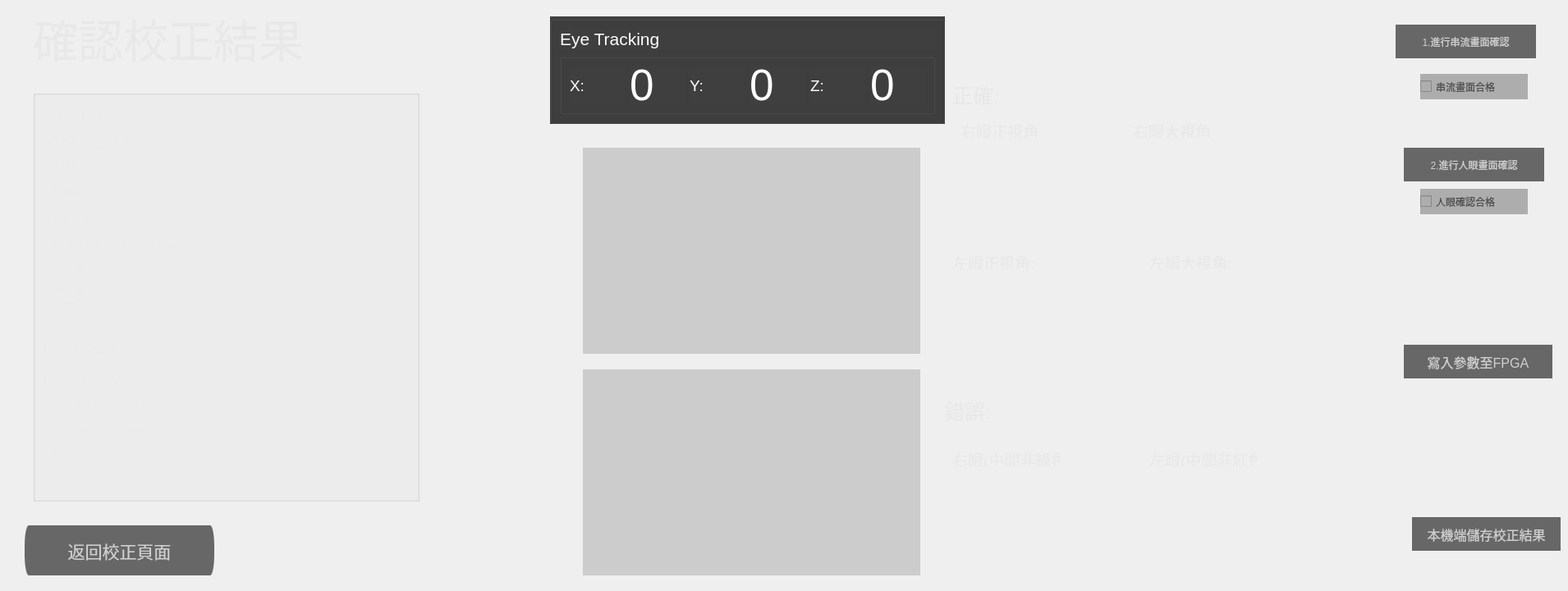
       <widget class="QWidget" name="page">
        <widget class="QLabel" name="label_82">
         <property name="geometry">
          <rect>
           <x>40</x>
           <y>0</y>
           <width>531</width>
           <height>91</height>
          </rect>
         </property>
         <property name="font">
          <font>
           <pointsize>41</pointsize>
          </font>
         </property>
         <property name="styleSheet">
          <string notr="true">color: rgb(232, 232, 232);</string>
         </property>
         <property name="text">
          <string>確認校正結果</string>
         </property>
        </widget>
        <widget class="QGroupBox" name="verticalGroupBox">
         <property name="geometry">
          <rect>
           <x>40</x>
           <y>110</y>
           <width>471</width>
           <height>501</height>
          </rect>
         </property>
         <layout class="QVBoxLayout" name="verticalLayout_18">
          <item>
           <widget class="QLabel" name="final_panel_id">
            <property name="font">
             <font>
              <pointsize>15</pointsize>
             </font>
            </property>
            <property name="styleSheet">
             <string notr="true">color: rgb(235, 235, 235);</string>
            </property>
            <property name="text">
             <string>Panel_ID:</string>
            </property>
           </widget>
          </item>
          <item>
           <widget class="QLabel" name="final_module_name">
            <property name="font">
             <font>
              <pointsize>15</pointsize>
             </font>
            </property>
            <property name="styleSheet">
             <string notr="true">color: rgb(235, 235, 235);</string>
            </property>
            <property name="text">
             <string>Module_Name:</string>
            </property>
           </widget>
          </item>
          <item>
           <widget class="QLabel" name="final_hcp">
            <property name="font">
             <font>
              <pointsize>15</pointsize>
             </font>
            </property>
            <property name="styleSheet">
             <string notr="true">color: rgb(235, 235, 235);</string>
            </property>
            <property name="text">
             <string>HCP:</string>
            </property>
           </widget>
          </item>
          <item>
           <widget class="QLabel" name="final_slant">
            <property name="font">
             <font>
              <pointsize>15</pointsize>
             </font>
            </property>
            <property name="styleSheet">
             <string notr="true">color: rgb(235, 235, 235);</string>
            </property>
            <property name="text">
             <string>Slant:</string>
            </property>
           </widget>
          </item>
          <item>
           <widget class="QLabel" name="final_xoff">
            <property name="font">
             <font>
              <pointsize>15</pointsize>
             </font>
            </property>
            <property name="styleSheet">
             <string notr="true">color: rgb(235, 235, 235);</string>
            </property>
            <property name="text">
             <string>Xoff Lens:</string>
            </property>
           </widget>
          </item>
          <item>
           <widget class="QLabel" name="final_ws">
            <property name="font">
             <font>
              <pointsize>15</pointsize>
             </font>
            </property>
            <property name="styleSheet">
             <string notr="true">color: rgb(235, 235, 235);</string>
            </property>
            <property name="text">
             <string>Window Size(OVD):</string>
            </property>
           </widget>
          </item>
          <item>
           <widget class="QLabel" name="final_a">
            <property name="font">
             <font>
              <pointsize>15</pointsize>
             </font>
            </property>
            <property name="styleSheet">
             <string notr="true">color: rgb(235, 235, 235);</string>
            </property>
            <property name="text">
             <string>VD_A:</string>
            </property>
           </widget>
          </item>
          <item>
           <widget class="QLabel" name="final_b">
            <property name="font">
             <font>
              <pointsize>15</pointsize>
             </font>
            </property>
            <property name="styleSheet">
             <string notr="true">color: rgb(235, 235, 235);</string>
            </property>
            <property name="text">
             <string>VD_B:</string>
            </property>
           </widget>
          </item>
          <item>
           <widget class="QLabel" name="final_c">
            <property name="font">
             <font>
              <pointsize>15</pointsize>
             </font>
            </property>
            <property name="styleSheet">
             <string notr="true">color: rgb(235, 235, 235);</string>
            </property>
            <property name="text">
             <string>VD_C:</string>
            </property>
           </widget>
          </item>
          <item>
           <widget class="QLabel" name="final_e1">
            <property name="font">
             <font>
              <pointsize>15</pointsize>
             </font>
            </property>
            <property name="styleSheet">
             <string notr="true">color: rgb(235, 235, 235);</string>
            </property>
            <property name="text">
             <string>IT E1(&gt;20。):</string>
            </property>
           </widget>
          </item>
          <item>
           <widget class="QLabel" name="final_e2">
            <property name="font">
             <font>
              <pointsize>15</pointsize>
             </font>
            </property>
            <property name="styleSheet">
             <string notr="true">color: rgb(235, 235, 235);</string>
            </property>
            <property name="text">
             <string>IT E2(&lt;-20。):</string>
            </property>
           </widget>
          </item>
          <item>
           <widget class="QLabel" name="cam_off_x">
            <property name="font">
             <font>
              <pointsize>15</pointsize>
             </font>
            </property>
            <property name="styleSheet">
             <string notr="true">color: rgb(235, 235, 235);</string>
            </property>
            <property name="text">
             <string>Camera Offset X:</string>
            </property>
           </widget>
          </item>
          <item>
           <widget class="QLabel" name="cam_off_y">
            <property name="font">
             <font>
              <pointsize>15</pointsize>
             </font>
            </property>
            <property name="styleSheet">
             <string notr="true">color: rgb(235, 235, 235);</string>
            </property>
            <property name="text">
             <string>Camera Offset Y:</string>
            </property>
           </widget>
          </item>
          <item>
           <widget class="QLabel" name="final_view_zone">
            <property name="font">
             <font>
              <pointsize>15</pointsize>
             </font>
            </property>
            <property name="styleSheet">
             <string notr="true">color: rgb(235, 235, 235);</string>
            </property>
            <property name="text">
             <string>View Zone:</string>
            </property>
           </widget>
          </item>
          <item>
           <widget class="QLabel" name="output_date">
            <property name="font">
             <font>
              <pointsize>15</pointsize>
             </font>
            </property>
            <property name="styleSheet">
             <string notr="true">color: rgb(235, 235, 235);</string>
            </property>
            <property name="text">
             <string>Date:</string>
            </property>
           </widget>
          </item>
         </layout>
        </widget>
        <widget class="QPushButton" name="save_result">
         <property name="enabled">
          <bool>false</bool>
         </property>
         <property name="geometry">
          <rect>
           <x>1720</x>
           <y>630</y>
           <width>181</width>
           <height>41</height>
          </rect>
         </property>
         <property name="font">
          <font>
           <pointsize>12</pointsize>
          </font>
         </property>
         <property name="styleSheet">
          <string notr="true">
QPushButton{border-radius: 5px solid gray;
background-color: rgb(103, 103, 103);
color: rgb(207, 207, 207);}

QPushButton:hover {border-radius: 5px solid gray;
background-color: rgb(130, 130, 130);
color: rgb(207, 207, 207);}

QPushButton:pressed {border-radius: 5px solid gray;
background-color: rgb(71, 71, 71);
color: rgb(207, 207, 207);}</string>
         </property>
         <property name="text">
          <string>本機端儲存校正結果</string>
         </property>
        </widget>
        <widget class="QPushButton" name="to_emmc">
         <property name="enabled">
          <bool>false</bool>
         </property>
         <property name="geometry">
          <rect>
           <x>1710</x>
           <y>420</y>
           <width>181</width>
           <height>41</height>
          </rect>
         </property>
         <property name="font">
          <font>
           <pointsize>12</pointsize>
          </font>
         </property>
         <property name="styleSheet">
          <string notr="true">
QPushButton{border-radius: 5px solid gray;
background-color: rgb(103, 103, 103);
color: rgb(207, 207, 207);}

QPushButton:hover {border-radius: 5px solid gray;
background-color: rgb(130, 130, 130);
color: rgb(207, 207, 207);}

QPushButton:pressed {border-radius: 5px solid gray;
background-color: rgb(71, 71, 71);
color: rgb(207, 207, 207);}</string>
         </property>
         <property name="text">
          <string>寫入參數至FPGA</string>
         </property>
        </widget>
        <widget class="QLabel" name="ouput_par">
         <property name="geometry">
          <rect>
           <x>1740</x>
           <y>520</y>
           <width>131</width>
           <height>101</height>
          </rect>
         </property>
         <property name="text">
          <string/>
         </property>
        </widget>
        <widget class="QLabel" name="load_to_emmc">
         <property name="geometry">
          <rect>
           <x>1720</x>
           <y>320</y>
           <width>161</width>
           <height>91</height>
          </rect>
         </property>
         <property name="text">
          <string/>
         </property>
        </widget>
        <widget class="QLabel" name="fpga_warn">
         <property name="geometry">
          <rect>
           <x>1740</x>
           <y>470</y>
           <width>131</width>
           <height>31</height>
          </rect>
         </property>
         <property name="font">
          <font>
           <pointsize>19</pointsize>
          </font>
         </property>
         <property name="text">
          <string/>
         </property>
        </widget>
        <widget class="QPushButton" name="back_to_calibration">
         <property name="enabled">
          <bool>true</bool>
         </property>
         <property name="geometry">
          <rect>
           <x>30</x>
           <y>640</y>
           <width>231</width>
           <height>61</height>
          </rect>
         </property>
         <property name="font">
          <font>
           <pointsize>16</pointsize>
          </font>
         </property>
         <property name="styleSheet">
          <string notr="true">
QPushButton{border-radius: 5px solid gray;
background-color: rgb(103, 103, 103);
color: rgb(207, 207, 207);}

QPushButton:hover {border-radius: 5px solid gray;
background-color: rgb(130, 130, 130);
color: rgb(207, 207, 207);}

QPushButton:pressed {border-radius: 5px solid gray;
background-color: rgb(71, 71, 71);
color: rgb(207, 207, 207);}</string>
         </property>
         <property name="text">
          <string>返回校正頁面</string>
         </property>
        </widget>
        <widget class="QLabel" name="cam_2_check">
         <property name="geometry">
          <rect>
           <x>710</x>
           <y>450</y>
           <width>411</width>
           <height>251</height>
          </rect>
         </property>
         <property name="styleSheet">
          <string notr="true">background-color: rgb(204, 204, 204);</string>
         </property>
         <property name="text">
          <string/>
         </property>
        </widget>
        <widget class="QLabel" name="cam_1_check">
         <property name="geometry">
          <rect>
           <x>710</x>
           <y>180</y>
           <width>411</width>
           <height>251</height>
          </rect>
         </property>
         <property name="styleSheet">
          <string notr="true">background-color: rgb(204, 204, 204);</string>
         </property>
         <property name="text">
          <string/>
         </property>
        </widget>
        <widget class="QLabel" name="check_tag_1">
         <property name="geometry">
          <rect>
           <x>570</x>
           <y>280</y>
           <width>111</width>
           <height>41</height>
          </rect>
         </property>
         <property name="font">
          <font>
           <pointsize>20</pointsize>
          </font>
         </property>
         <property name="styleSheet">
          <string notr="true">color: rgb(237, 237, 237);</string>
         </property>
         <property name="text">
          <string/>
         </property>
        </widget>
        <widget class="QLabel" name="check_tag_2">
         <property name="geometry">
          <rect>
           <x>570</x>
           <y>560</y>
           <width>111</width>
           <height>41</height>
          </rect>
         </property>
         <property name="font">
          <font>
           <pointsize>20</pointsize>
          </font>
         </property>
         <property name="styleSheet">
          <string notr="true">color: rgb(237, 237, 237);</string>
         </property>
         <property name="text">
          <string/>
         </property>
        </widget>
        <widget class="QGroupBox" name="verticalGroupBox_19">
         <property name="geometry">
          <rect>
           <x>670</x>
           <y>20</y>
           <width>481</width>
           <height>131</height>
          </rect>
         </property>
         <property name="styleSheet">
          <string notr="true">background-color: rgb(63, 63, 63);</string>
         </property>
         <layout class="QVBoxLayout" name="verticalLayout_23">
          <item>
           <widget class="QLabel" name="label_97">
            <property name="font">
             <font>
              <pointsize>16</pointsize>
             </font>
            </property>
            <property name="styleSheet">
             <string notr="true">color: rgb(255, 255, 255);</string>
            </property>
            <property name="text">
             <string>Eye Tracking</string>
            </property>
           </widget>
          </item>
          <item>
           <widget class="QGroupBox" name="horizontalGroupBox_23">
            <property name="styleSheet">
             <string notr="true"/>
            </property>
            <layout class="QHBoxLayout" name="horizontalLayout_70">
             <item>
              <widget class="QLabel" name="label_107">
               <property name="font">
                <font>
                 <pointsize>14</pointsize>
                </font>
               </property>
               <property name="styleSheet">
                <string notr="true">color: rgb(255, 255, 255);</string>
               </property>
               <property name="text">
                <string>X:</string>
               </property>
              </widget>
             </item>
             <item>
              <widget class="QLabel" name="eye_x_2">
               <property name="font">
                <font>
                 <pointsize>40</pointsize>
                </font>
               </property>
               <property name="styleSheet">
                <string notr="true">color: rgb(255, 255, 255);</string>
               </property>
               <property name="text">
                <string>0</string>
               </property>
              </widget>
             </item>
             <item>
              <widget class="QLabel" name="label_109">
               <property name="font">
                <font>
                 <pointsize>14</pointsize>
                </font>
               </property>
               <property name="styleSheet">
                <string notr="true">color: rgb(255, 255, 255);</string>
               </property>
               <property name="text">
                <string>Y:</string>
               </property>
              </widget>
             </item>
             <item>
              <widget class="QLabel" name="eye_y_2">
               <property name="font">
                <font>
                 <pointsize>40</pointsize>
                </font>
               </property>
               <property name="styleSheet">
                <string notr="true">color: rgb(255, 255, 255);</string>
               </property>
               <property name="text">
                <string>0</string>
               </property>
              </widget>
             </item>
             <item>
              <widget class="QLabel" name="label_111">
               <property name="font">
                <font>
                 <pointsize>14</pointsize>
                </font>
               </property>
               <property name="styleSheet">
                <string notr="true">color: rgb(255, 255, 255);</string>
               </property>
               <property name="text">
                <string>Z:</string>
               </property>
              </widget>
             </item>
             <item>
              <widget class="QLabel" name="eye_z_2">
               <property name="font">
                <font>
                 <pointsize>40</pointsize>
                </font>
               </property>
               <property name="styleSheet">
                <string notr="true">color: rgb(255, 255, 255);</string>
               </property>
               <property name="text">
                <string>0</string>
               </property>
              </widget>
             </item>
            </layout>
           </widget>
          </item>
         </layout>
        </widget>
        <widget class="QLabel" name="file_warn">
         <property name="geometry">
          <rect>
           <x>1740</x>
           <y>680</y>
           <width>141</width>
           <height>31</height>
          </rect>
         </property>
         <property name="font">
          <font>
           <pointsize>19</pointsize>
          </font>
         </property>
         <property name="text">
          <string/>
         </property>
        </widget>
        <widget class="QLabel" name="label_12">
         <property name="geometry">
          <rect>
           <x>1160</x>
           <y>100</y>
           <width>141</width>
           <height>31</height>
          </rect>
         </property>
         <property name="font">
          <font>
           <pointsize>19</pointsize>
          </font>
         </property>
         <property name="styleSheet">
          <string notr="true">color: rgb(232, 232, 232);</string>
         </property>
         <property name="text">
          <string>正確:</string>
         </property>
        </widget>
        <widget class="QLabel" name="right_correct_1">
         <property name="geometry">
          <rect>
           <x>1150</x>
           <y>180</y>
           <width>211</width>
           <height>111</height>
          </rect>
         </property>
         <property name="styleSheet">
          <string notr="true">border-color: rgb(132, 132, 132);</string>
         </property>
         <property name="text">
          <string/>
         </property>
        </widget>
        <widget class="QLabel" name="label_116">
         <property name="geometry">
          <rect>
           <x>1150</x>
           <y>480</y>
           <width>141</width>
           <height>41</height>
          </rect>
         </property>
         <property name="font">
          <font>
           <pointsize>19</pointsize>
          </font>
         </property>
         <property name="styleSheet">
          <string notr="true">color: rgb(232, 232, 232);</string>
         </property>
         <property name="text">
          <string>錯誤:</string>
         </property>
        </widget>
        <widget class="QLabel" name="label_117">
         <property name="geometry">
          <rect>
           <x>1170</x>
           <y>150</y>
           <width>131</width>
           <height>18</height>
          </rect>
         </property>
         <property name="font">
          <font>
           <pointsize>14</pointsize>
          </font>
         </property>
         <property name="styleSheet">
          <string notr="true">color: rgb(232, 232, 232);</string>
         </property>
         <property name="text">
          <string>右眼正視角</string>
         </property>
        </widget>
        <widget class="QLabel" name="right_correct_2">
         <property name="geometry">
          <rect>
           <x>1380</x>
           <y>180</y>
           <width>211</width>
           <height>111</height>
          </rect>
         </property>
         <property name="styleSheet">
          <string notr="true">border-color: rgb(132, 132, 132);</string>
         </property>
         <property name="text">
          <string/>
         </property>
        </widget>
        <widget class="QLabel" name="label_119">
         <property name="geometry">
          <rect>
           <x>1160</x>
           <y>310</y>
           <width>131</width>
           <height>18</height>
          </rect>
         </property>
         <property name="font">
          <font>
           <pointsize>14</pointsize>
          </font>
         </property>
         <property name="styleSheet">
          <string notr="true">color: rgb(232, 232, 232);</string>
         </property>
         <property name="text">
          <string>左眼正視角:</string>
         </property>
        </widget>
        <widget class="QLabel" name="left_correct_1">
         <property name="geometry">
          <rect>
           <x>1160</x>
           <y>340</y>
           <width>211</width>
           <height>111</height>
          </rect>
         </property>
         <property name="styleSheet">
          <string notr="true">border-color: rgb(132, 132, 132);</string>
         </property>
         <property name="text">
          <string/>
         </property>
        </widget>
        <widget class="QLabel" name="left_correct_2">
         <property name="geometry">
          <rect>
           <x>1390</x>
           <y>340</y>
           <width>211</width>
           <height>111</height>
          </rect>
         </property>
         <property name="styleSheet">
          <string notr="true">border-color: rgb(132, 132, 132);</string>
         </property>
         <property name="text">
          <string/>
         </property>
        </widget>
        <widget class="QLabel" name="label_122">
         <property name="geometry">
          <rect>
           <x>1160</x>
           <y>550</y>
           <width>131</width>
           <height>18</height>
          </rect>
         </property>
         <property name="font">
          <font>
           <pointsize>14</pointsize>
          </font>
         </property>
         <property name="styleSheet">
          <string notr="true">color: rgb(232, 232, 232);</string>
         </property>
         <property name="text">
          <string>右眼(中間非綠色):</string>
         </property>
        </widget>
        <widget class="QLabel" name="right_wrong_1">
         <property name="geometry">
          <rect>
           <x>1150</x>
           <y>580</y>
           <width>211</width>
           <height>111</height>
          </rect>
         </property>
         <property name="styleSheet">
          <string notr="true">border-color: rgb(132, 132, 132);</string>
         </property>
         <property name="text">
          <string/>
         </property>
        </widget>
        <widget class="QLabel" name="label_124">
         <property name="geometry">
          <rect>
           <x>1400</x>
           <y>550</y>
           <width>131</width>
           <height>18</height>
          </rect>
         </property>
         <property name="font">
          <font>
           <pointsize>14</pointsize>
          </font>
         </property>
         <property name="styleSheet">
          <string notr="true">color: rgb(232, 232, 232);</string>
         </property>
         <property name="text">
          <string>左眼(中間非紅色):</string>
         </property>
        </widget>
        <widget class="QLabel" name="left_wrong_1">
         <property name="geometry">
          <rect>
           <x>1390</x>
           <y>580</y>
           <width>211</width>
           <height>111</height>
          </rect>
         </property>
         <property name="styleSheet">
          <string notr="true">border-color: rgb(132, 132, 132);</string>
         </property>
         <property name="text">
          <string/>
         </property>
        </widget>
        <widget class="QPushButton" name="camera_check">
         <property name="geometry">
          <rect>
           <x>1700</x>
           <y>30</y>
           <width>171</width>
           <height>41</height>
          </rect>
         </property>
         <property name="styleSheet">
          <string notr="true">
QPushButton{border-radius: 5px solid gray;
background-color: rgb(103, 103, 103);
color: rgb(207, 207, 207);}

QPushButton:hover {border-radius: 5px solid gray;
background-color: rgb(130, 130, 130);
color: rgb(207, 207, 207);}

QPushButton:pressed {border-radius: 5px solid gray;
background-color: rgb(71, 71, 71);
color: rgb(207, 207, 207);}</string>
         </property>
         <property name="text">
          <string>1.進行串流畫面確認</string>
         </property>
        </widget>
        <widget class="QPushButton" name="human_check">
         <property name="geometry">
          <rect>
           <x>1710</x>
           <y>180</y>
           <width>171</width>
           <height>41</height>
          </rect>
         </property>
         <property name="styleSheet">
          <string notr="true">
QPushButton{border-radius: 5px solid gray;
background-color: rgb(103, 103, 103);
color: rgb(207, 207, 207);}

QPushButton:hover {border-radius: 5px solid gray;
background-color: rgb(130, 130, 130);
color: rgb(207, 207, 207);}

QPushButton:pressed {border-radius: 5px solid gray;
background-color: rgb(71, 71, 71);
color: rgb(207, 207, 207);}</string>
         </property>
         <property name="text">
          <string>2.進行人眼畫面確認</string>
         </property>
        </widget>
        <widget class="QCheckBox" name="camera_check_box">
         <property name="geometry">
          <rect>
           <x>1730</x>
           <y>90</y>
           <width>131</width>
           <height>31</height>
          </rect>
         </property>
         <property name="styleSheet">
          <string notr="true">color: rgb(76, 76, 76);
background-color: rgb(173, 173, 173);</string>
         </property>
         <property name="text">
          <string>串流畫面合格</string>
         </property>
        </widget>
        <widget class="QCheckBox" name="human_check_box">
         <property name="geometry">
          <rect>
           <x>1730</x>
           <y>230</y>
           <width>131</width>
           <height>31</height>
          </rect>
         </property>
         <property name="styleSheet">
          <string notr="true">color: rgb(76, 76, 76);
background-color: rgb(173, 173, 173);</string>
         </property>
         <property name="text">
          <string>人眼確認合格</string>
         </property>
        </widget>
        <widget class="QLabel" name="label_118">
         <property name="geometry">
          <rect>
           <x>1380</x>
           <y>150</y>
           <width>131</width>
           <height>18</height>
          </rect>
         </property>
         <property name="font">
          <font>
           <pointsize>14</pointsize>
          </font>
         </property>
         <property name="styleSheet">
          <string notr="true">color: rgb(232, 232, 232);</string>
         </property>
         <property name="text">
          <string>右眼大視角</string>
         </property>
        </widget>
        <widget class="QLabel" name="label_120">
         <property name="geometry">
          <rect>
           <x>1400</x>
           <y>310</y>
           <width>131</width>
           <height>18</height>
          </rect>
         </property>
         <property name="font">
          <font>
           <pointsize>14</pointsize>
          </font>
         </property>
         <property name="styleSheet">
          <string notr="true">color: rgb(232, 232, 232);</string>
         </property>
         <property name="text">
          <string>左眼大視角:</string>
         </property>
        </widget>
       </widget>
